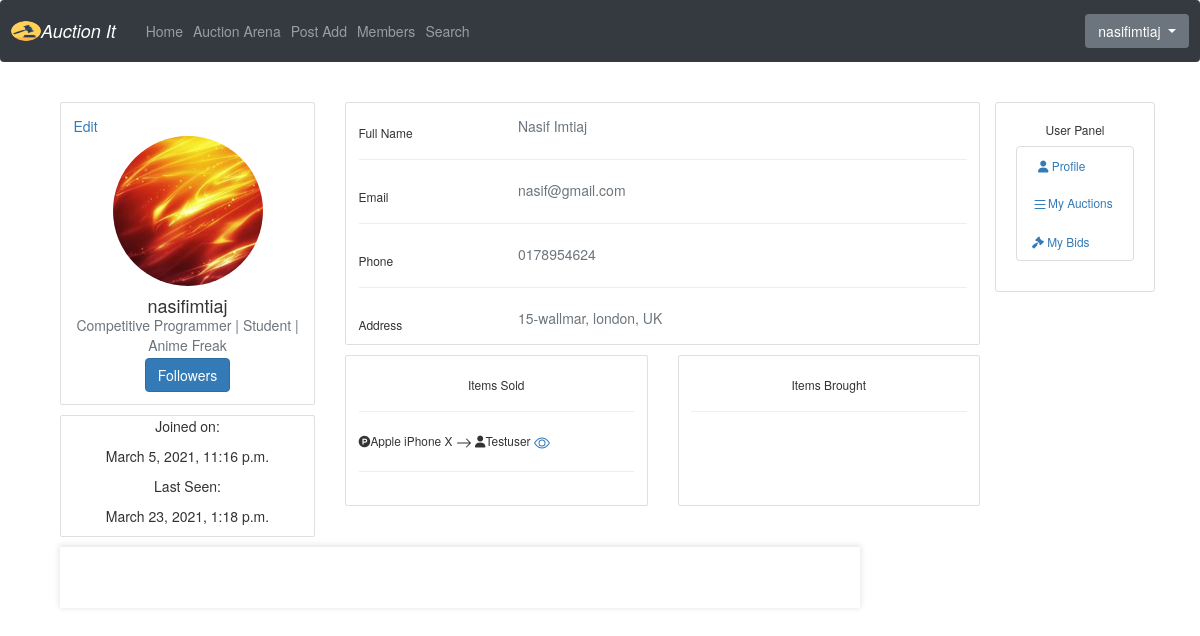
/center/2/ (signed in), run on an earlier commit of the app's database.
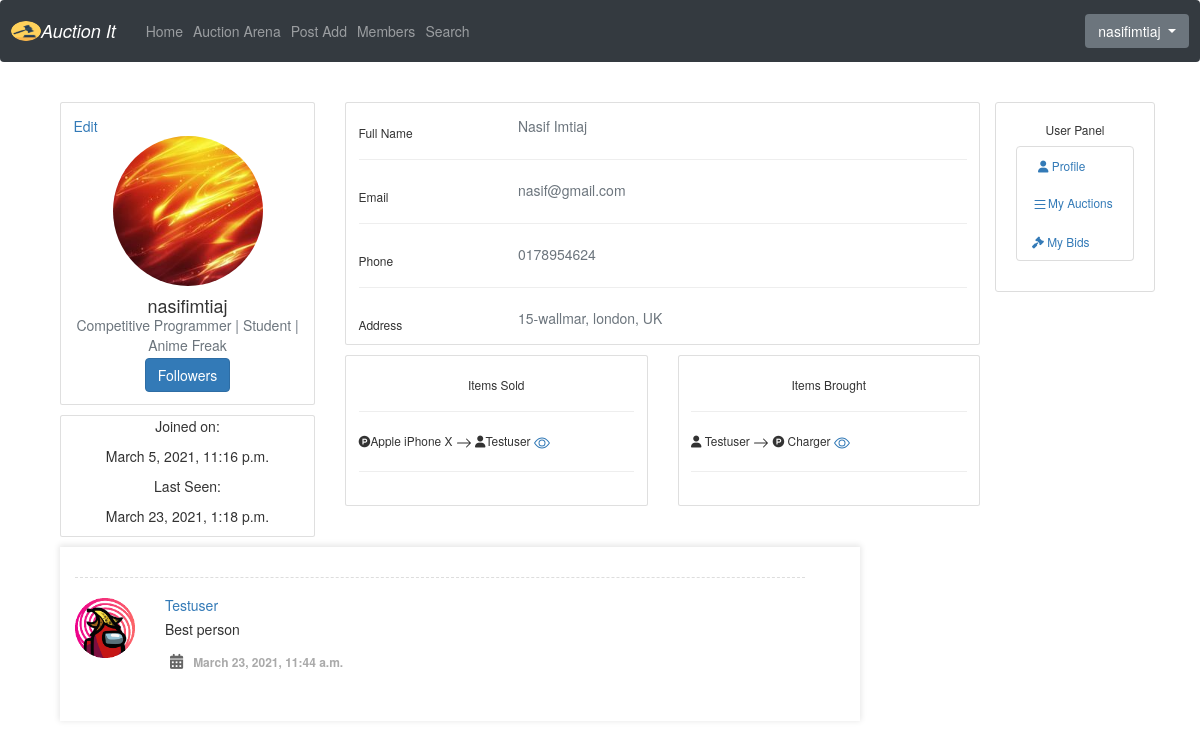
And on a later commit of the database.
### core/models.py (models this page shows, shortened)
class Bets(models.Model):
    item = models.ForeignKey(AuctionItem,on_delete=models.CASCADE)
    better = models.ForeignKey(User, on_delete=models.CASCADE)
    amount = models.IntegerField()
    is_accepted = models.BooleanField(default=False)
    betted_time = models.DateTimeField(default=timezone.now)
    accepted_time = models.DateTimeField(blank=True, null=True)
    class Meta:
        unique_together = ('item', 'better')
        verbose_name = 'Bet'
        verbose_name_plural = 'Bets'

class AuctionItem(models.Model):
    name = models.CharField(max_length=50)
    owner = models.ForeignKey(User, on_delete=models.CASCADE)
    category = models.ForeignKey(Category, on_delete=models.CASCADE)
    date_posted = models.DateTimeField(default=timezone.now)
    is_sold = models.BooleanField(default=False)
    location = models.ForeignKey(Location, on_delete=models.CASCADE)
    color = models.CharField(max_length=50)
    model = models.CharField(max_length=50)
    description = models.TextField()
    def __str__(self):
        return self.name

class Review(models.Model):
    reviewed_to = models.ForeignKey(User,related_name="reviewed_to",on_delete=models.CASCADE)
    reviewed_by = models.ForeignKey(User,related_name="reviewed_by",on_delete=models.CASCADE)
    text = models.TextField()
    date_posted = models.DateTimeField(default=timezone.now)

### users/models.py (models this page shows, shortened)
class Profile(models.Model):
    user = models.OneToOneField(User, on_delete=models.CASCADE)
    image = models.ImageField(default='default.jpg', upload_to='profile_pics')
    full_name = models.CharField(default='@Example_name', max_length=100)
    phone_number =  models.TextField(default='@Example_045978346')
    address = models.TextField(default='@Example_13-65 new jersey')
    last_active = models.DateTimeField(blank=True, null=True)
    bio = models.TextField(default='You bio')
    @property
    def update_last_active(self):
        self.last_active = timezone.now()
        self.save()
        return self.user.username
    def save(self, *args, **kwargs):
        super().save(*args, **kwargs)
        img = Image.open(self.image.path)
        if img.height > 200 or img.width > 200:
            output_size = (200, 200)
            img.thumbnail(output_size)
            img.save(self.image.path)

### center/views.py (the view)
# urls.py: path('center/<int:pk>/', PofileDetailView.as_view(), name='user_profile'),
class PofileDetailView(DetailView):
    template_name = 'center/user_profile.html'
    model = User
    context_object_name = "v_user"
    form_class = ReviewForm
    def get_context_data(self, **kwargs):
        context = super().get_context_data(**kwargs)
        context['is_follower'] = self.object.following.filter(followed_by=self.request.user).exists()
        context.update({
        'broughts' : Bets.objects.filter(better=self.kwargs.get('pk'), is_accepted=True),
        'solds' : Bets.objects.filter(item__owner=self.kwargs.get('pk'), is_accepted=True),
        'reviews' : Review.objects.filter(reviewed_to = self.kwargs.get('pk') ),
        'followers' : Follower.objects.filter(following= self.kwargs.get('pk'),followed_by = self.request.user ),
        'form2': self.form_class()
        })
        return context

### center/templates/center/user_profile.html (shortened to what the changed rows need)
{% extends 'center/base.html' %}
    {% block content %}
<head>
    <link href="https://maxcdn.bootstrapcdn.com/font-awesome/4.3.0/css/font-awesome.min.css" rel="stylesheet">
</head>
     <div class="container">
    <div class="main-body">
          <div class="row gutters-sm">
            <div class="col-md-7">
              <div class="row gutters-sm">
                <div class="col-sm-6 mb-3">
                  <div class="card h-100">
                    <div class="card-body">
                       <h6 align="center">Items Sold </h6>
                       <hr>
                        {% for sold in solds|slice:":5" %}
                      <small>
                          <i class="fa fa-product-hunt" aria-hidden="true"></i>{{sold.item}}
                          <svg xmlns="http://www.w3.org/2000/svg" width="16" height="16" fill="currentColor" class="bi bi-arrow-right" viewBox="0 0 16 16">
  <path fill-rule="evenodd" d="M1 8a.5.5 0 0 1 .5-.5h11.793l-3.147-3.146a.5.5 0 0 1 .708-.708l4 4a.5.5 0 0 1 0 .708l-4 4a.5.5 0 0 1-.708-.708L13.293 8.5H1.5A.5.5 0 0 1 1 8z"/>
</svg>
                            <i class="fa fa-user" aria-hidden="true"></i>{{sold.better}}
                           <a href="{% url 'center:detail_product' sold.item.id %}"> </a>
                      </small>
                      <hr>
                         {% endfor %}
                    </div>
                  </div>
                </div>
                <div class="col-sm-6 mb-3">
                  <div class="card h-100">
                    <div class="card-body">
                      <h6 align="center">Items Brought </h6>
                      <hr>
                        {% for brought in broughts|slice:":5" %}
                                      <small>
                                         <i class="fa fa-user" aria-hidden="true"></i>
                                      {{brought.item.owner.username}}
                                           <svg xmlns="http://www.w3.org/2000/svg" width="16" height="16" fill="currentColor" class="bi bi-arrow-right" viewBox="0 0 16 16">
                                              <path fill-rule="evenodd" d="M1 8a.5.5 0 0 1 .5-.5h11.793l-3.147-3.146a.5.5 0 0 1 .708-.708l4 4a.5.5 0 0 1 0 .708l-4 4a.5.5 0 0 1-.708-.708L13.293 8.5H1.5A.5.5 0 0 1 1 8z"/>
                                            </svg>
                                                                                      <i class="fa fa-product-hunt" aria-hidden="true"></i>
                                                                                      {{brought.item}}
                                                                                        <a href="{% url 'center:detail_product' brought.item.id %}"> </a>
                                      </small>
                       <hr>
                            {% endfor %}
                    </div>
                  </div>
                </div>
              </div>
            </div>
          </div>
        </div>
<section class="content-item" id="comments" >
            <div class="container">
                <div class="row">
                    <div class="col-sm-8">
            {% for review in reviews %}
                <div class="media">
                    <a class="pull-left" href="{{ review.reviewed_by.profile.image.url }}"><img class="media-object" src="{{ review.reviewed_by.profile.image.url }}" alt=""></a>
                    <div class="media-body">
                        <h5 class="media-heading"><a href="{% url 'center:user_profile' review.reviewed_by.id%}" >{{review.reviewed_by}}</a> </h5>
                        <p>{{review.text}}</p>
                        <ul class="list-unstyled list-inline media-detail pull-left">
                            <li><i class="fa fa-calendar"></i>{{review.date_posted}}</li>
                        </ul>
                    </div>
                </div>
                {% endfor %}
            </div>
        </div>
    </div>
</section>
    </div>
    {% endblock content %}

What changed in the data, as far as the page shows it:
now on this page (row edited): Bets: item.owner.username "Testuser", item "Charger", shown under "Items Brought"
added Review: reviewed_by.profile.image (picture), reviewed_by "Testuser", text "Best person", date_posted "March 23, 2021, 11:44 a.m."
